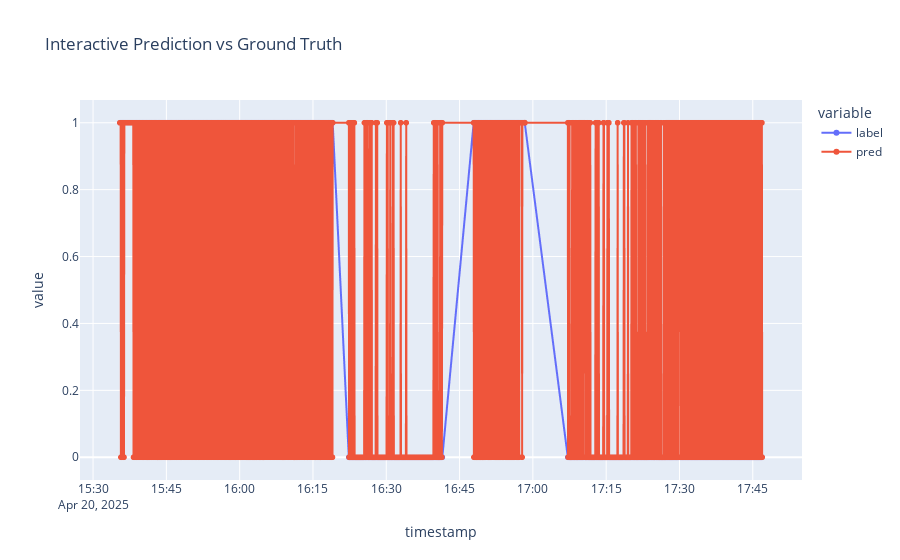

Notebook code cell kept with this figure:
### Code cell
import plotly.express as px

fig = px.line(df, x='timestamp', y=['label', 'pred'], markers=True, title="Interactive Prediction vs Ground Truth")
fig.show()

### Figure 1 — Plotly figure (JSON) as saved in the notebook; plotly's stock layout.template omitted (floating-point values rounded to 4 significant figures; data arrays with more than 128 entries replaced by an {"elided": "..."} marker saying what was removed)
{"data": [{"hovertemplate": "variable=label<br>timestamp=%{x}<br>value=%{y}<extra></extra>", "legendgroup": "label", "line": {"color": "#636efa", "dash": "solid"}, "marker": {"symbol": "circle"}, "mode": "lines+markers", "name": "label", "showlegend": true, "type": "scattergl", "x": {"elided": "2011 str values"}, "xaxis": "x", "y": {"elided": "2011 int values"}, "yaxis": "y"}, {"hovertemplate": "variable=pred<br>timestamp=%{x}<br>value=%{y}<extra></extra>", "legendgroup": "pred", "line": {"color": "#EF553B", "dash": "solid"}, "marker": {"symbol": "circle"}, "mode": "lines+markers", "name": "pred", "showlegend": true, "type": "scattergl", "x": {"elided": "2011 str values"}, "xaxis": "x", "y": {"elided": "2011 int values"}, "yaxis": "y"}], "layout": {"legend": {"title": {"text": "variable"}, "tracegroupgap": 0}, "title": {"text": "Interactive Prediction vs Ground Truth"}, "xaxis": {"anchor": "y", "domain": [0, 1], "title": {"text": "timestamp"}}, "yaxis": {"anchor": "x", "domain": [0, 1], "title": {"text": "value"}}}}
